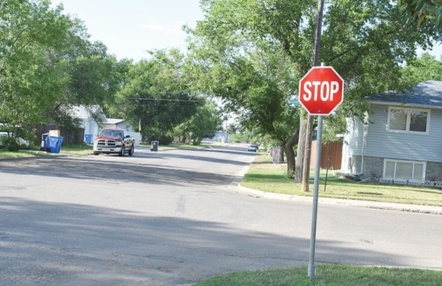
#> input picture Lab_MachineVision/Lab_3/STOP.jpg, 442 x 286 px, shrunk from 707 x 457 before the run
$ jupyter execute --allow-errors Recognition_road_signs.ipynb
#> lines starting #> are read from the running program, lines starting #| are printed output that depends on the picture; after the words box and inside, x2 and y2 are one past the last pixel; in counts of white or black regions, pixels touching at a corner belong together
[cell 1]
#Для знака STOP
import pytesseract
import cv2
import numpy as np
pytesseract.pytesseract.tesseract_cmd = 'C:\\Program Files (x86)\\Tesseract-OCR\\tesseract.exe'
#Загружаем изображение
image=cv2.imread("STOP.jpg")
#> image is the input picture: shape (286, 442, 3); mean B, G, R 144.8, 155.7, 144.3

#Преобразуем картинку в 8-ми битовое цветовое пространство
gray=cv2.cvtColor(image, cv2.COLOR_BGR2GRAY)
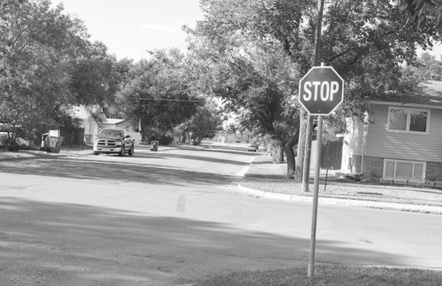
#> gray: shape (286, 442); min 25, max 255, mean 151.1

#Проведем биноризациюю изображения
ret,thresh1 = cv2.threshold(gray,150,255,cv2.THRESH_BINARY_INV)
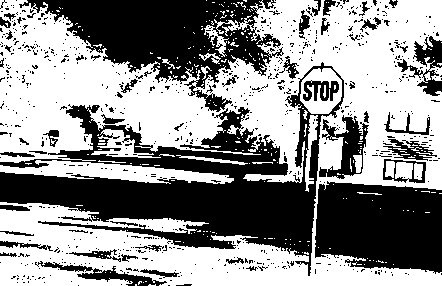
#> thresh1: shape (286, 442); 56.3% white; 753 black regions (701 under 20 px)

#Поиск контуров
contours, hierarchy = cv2.findContours(thresh1, cv2.RETR_EXTERNAL, cv2.CHAIN_APPROX_SIMPLE)
#> contours = 243 contours, 233 with area under 20; largest, box (x1, y1, x2, y2) and area: (0, 0, 442, 286) 68904, (0, 160, 234, 184) 2494, (300, 68, 342, 114) 1486, (91, 129, 161, 158) 628, (305, 115, 318, 192) 324
cv2.drawContours(image, contours, -1, (0, 0, 0), -1)
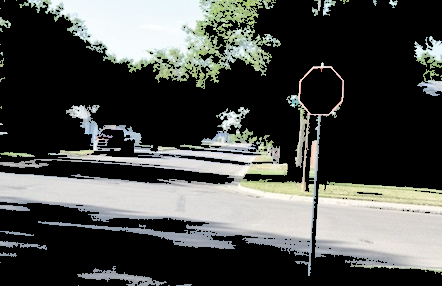
#> image: shape (286, 442, 3); mean B, G, R 75, 77.9, 75.9

#Поиск с контура 8-ми углами и заполнение его белым цветом
for counter in contours:
    approx = cv2.approxPolyDP(counter,0.025*cv2.arcLength(counter,True),True)
    if len(approx)==8:
        image_p=cv2.fillPoly(image, [counter], color=(255,255,255))
#> this loop made 243 passes
#> approx on passes 2 to 4: [[135, 284], [135, 285], [136, 285], [136, 284]], [[143, 282]], [[145, 281], [146, 281]]
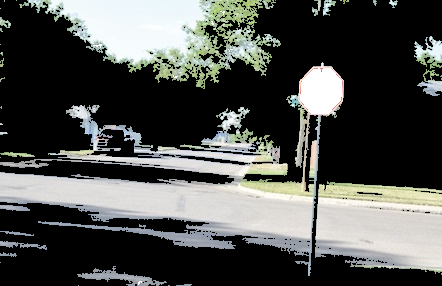
#> image: shape (286, 442, 3); 1.27% of pixels changed, all inside (x1, y1, x2, y2) = (93, 11, 342, 285)

#Выполнение логического И
mul_res = cv2.bitwise_and(image_p,cv2.cvtColor(thresh1, cv2.COLOR_GRAY2RGB))
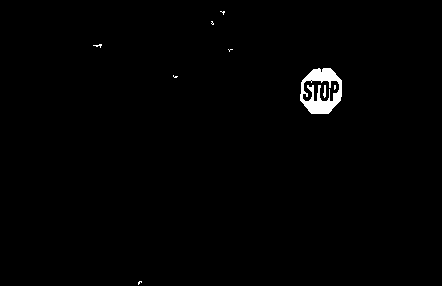
#> mul_res: shape (286, 442, 3); 0.91% white; 9 white regions (7 under 20 px), largest, box (x1, y1, x2, y2) and area: (300, 68, 342, 114) 1058, (323, 85, 326, 98) 28

#Операция эрозии
kernel=cv2.getStructuringElement(cv2.MORPH_RECT,(3,3))
erosion=cv2.dilate(mul_res, kernel, iterations=1)
#> erosion: shape (286, 442, 3); 1.4% white; 7 white regions, largest, box (x1, y1, x2, y2) and area: (299, 67, 343, 115) 1580, (92, 43, 103, 49) 48, (219, 10, 226, 16) 32

#Заливка фона белым цветом
h,w =image.shape[:2]
#> h = 286; w = 442
mask=np.zeros((h+2,w+2), np.uint8)
cv2.floodFill(erosion, mask, (0,0),(255,255,255))
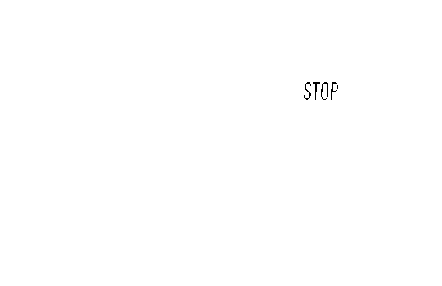
#> erosion: shape (286, 442, 3); 99.9% white; black in thin lines or dots, all inside (x1, y1, x2, y2) = (304, 82, 338, 100)

#Вывод результата
#> (the rest of this cell did not finish here and is left out)

[cell 2]
#Для знака 60
import pytesseract
import cv2
import numpy as np
pytesseract.pytesseract.tesseract_cmd = 'C:\\Program Files (x86)\\Tesseract-OCR\\tesseract.exe'
#Загружаем изображение
image=cv2.imread("Task.jpg")
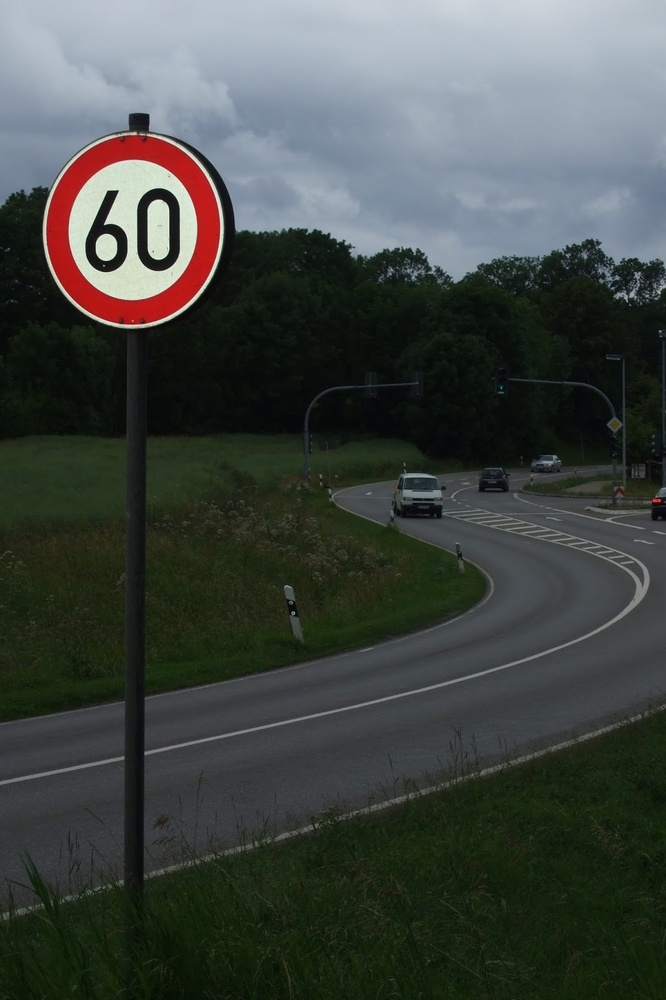
#> input picture Lab_MachineVision/Lab_3/Task.jpg, 666 x 1000 px, shrunk from 1066 x 1600 before the run
#> image is the input picture: shape (1000, 666, 3); mean B, G, R 67.6, 71.8, 66.1

#Преобразуем картинку в 8-ми битовое цветовое пространство
gray=cv2.cvtColor(image, cv2.COLOR_BGR2GRAY)
#> gray: shape (1000, 666)

#Проведем биноризациюю изображения
ret,thresh1 = cv2.threshold(gray,150,255,cv2.THRESH_BINARY_INV)
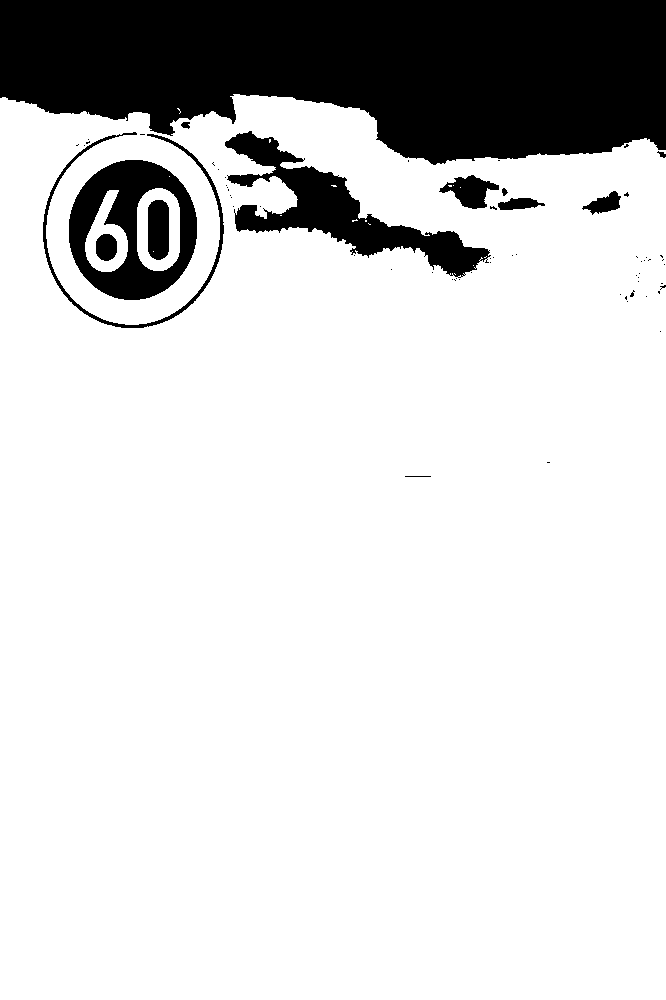
#> thresh1: shape (1000, 666); 83.3% white; 68 black regions (55 under 20 px)

#Поиск контуров
contours, hierarchy = cv2.findContours(thresh1, cv2.RETR_EXTERNAL, cv2.CHAIN_APPROX_SIMPLE)
#> contours = 2 contours, 1 with area under 20; largest, box (x1, y1, x2, y2) and area: (0, 94, 666, 1000) 578527
cv2.drawContours(image, contours, -1, (0, 0, 0), -1)
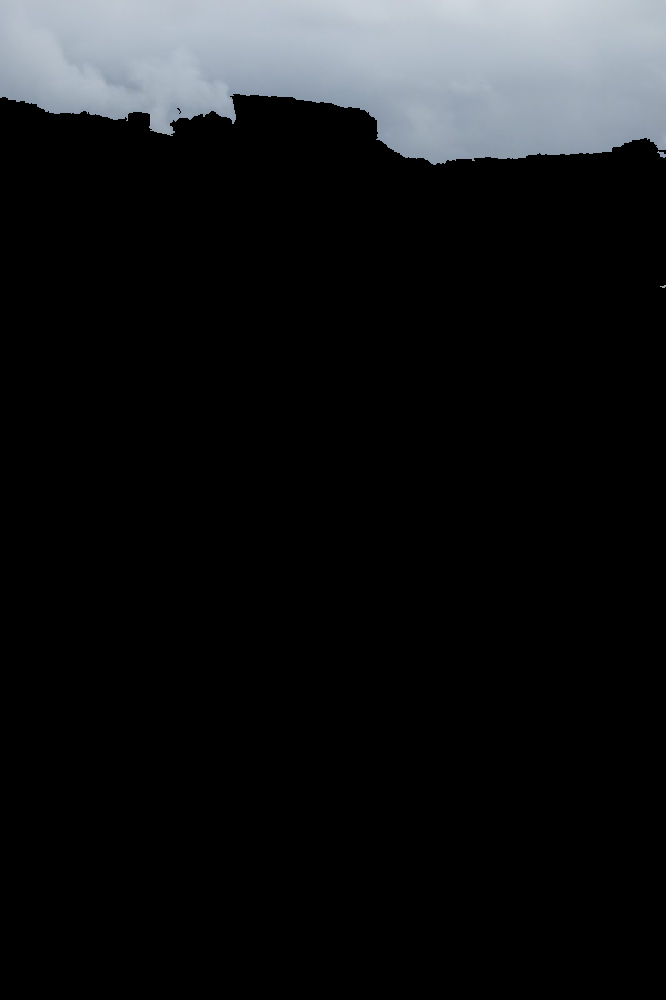
#> image: shape (1000, 666, 3); mean B, G, R 24.9, 23.3, 21.8

#Поиск с контура заполнение его белым цветом
for counter in contours:
    approx = cv2.approxPolyDP(counter,0.025*cv2.arcLength(counter,True),True)
    if len(approx)>8:
        image_p=cv2.fillPoly(image, [counter], color=(255,255,255))
#> this loop made 2 passes
#> approx on pass 2: [[0, 98], [0, 999], [665, 999], [665, 150]]
mul_res = cv2.bitwise_not(thresh1,cv2.cvtColor(thresh1, cv2.COLOR_GRAY2RGB))
#> mul_res: shape (1000, 666); 16.7% white; 68 white regions (55 under 20 px), largest, box (x1, y1, x2, y2) and area: (0, 0, 666, 165) 85794, (225, 131, 491, 278) 10617, (69, 160, 197, 300) 8927

#Операция эрозии
kernel=cv2.getStructuringElement(cv2.MORPH_RECT,(3,3))
erosion=cv2.dilate(mul_res, kernel, iterations=1)
#> erosion: shape (1000, 666); 17.7% white; 32 white regions (13 under 20 px), largest, box (x1, y1, x2, y2) and area: (0, 0, 666, 329) 90430, (224, 130, 495, 282) 12280, (68, 159, 198, 301) 9994

#Заливка фона белым цветом
h,w =image.shape[:2]
#> h = 1000; w = 666
mask=np.zeros((h+2,w+2), np.uint8)
cv2.floodFill(erosion, mask, (300,300),(255,255,255))
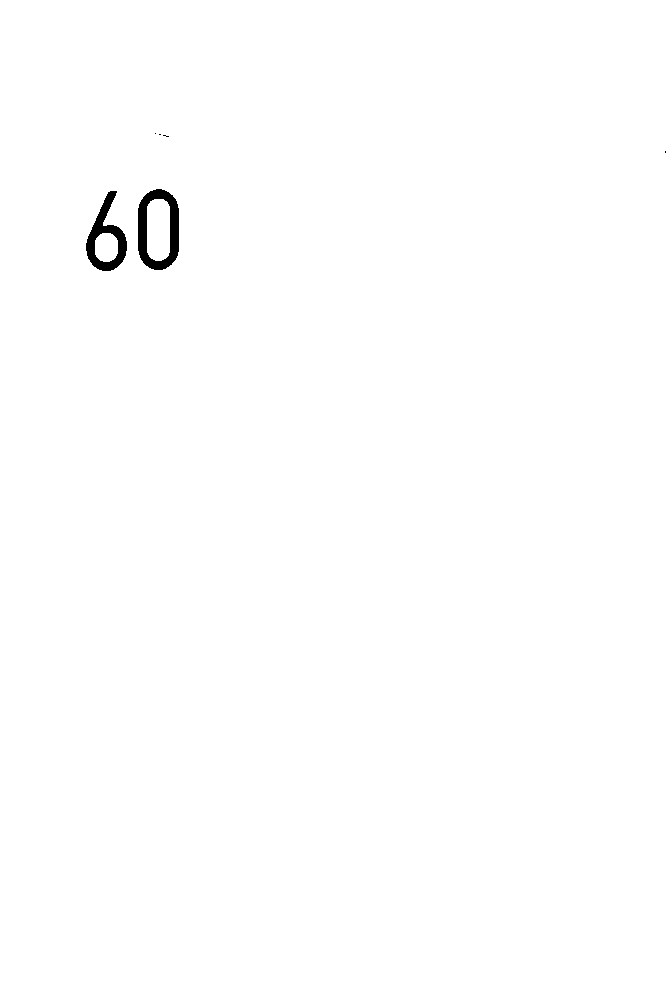
#> erosion: shape (1000, 666); 99.6% white; 6 black regions (4 under 20 px), largest, box (x1, y1, x2, y2) and area: (138, 189, 179, 270) 1565, (86, 191, 127, 271) 1260

#Вывод результата
#> (the rest of this cell did not finish here and is left out)
